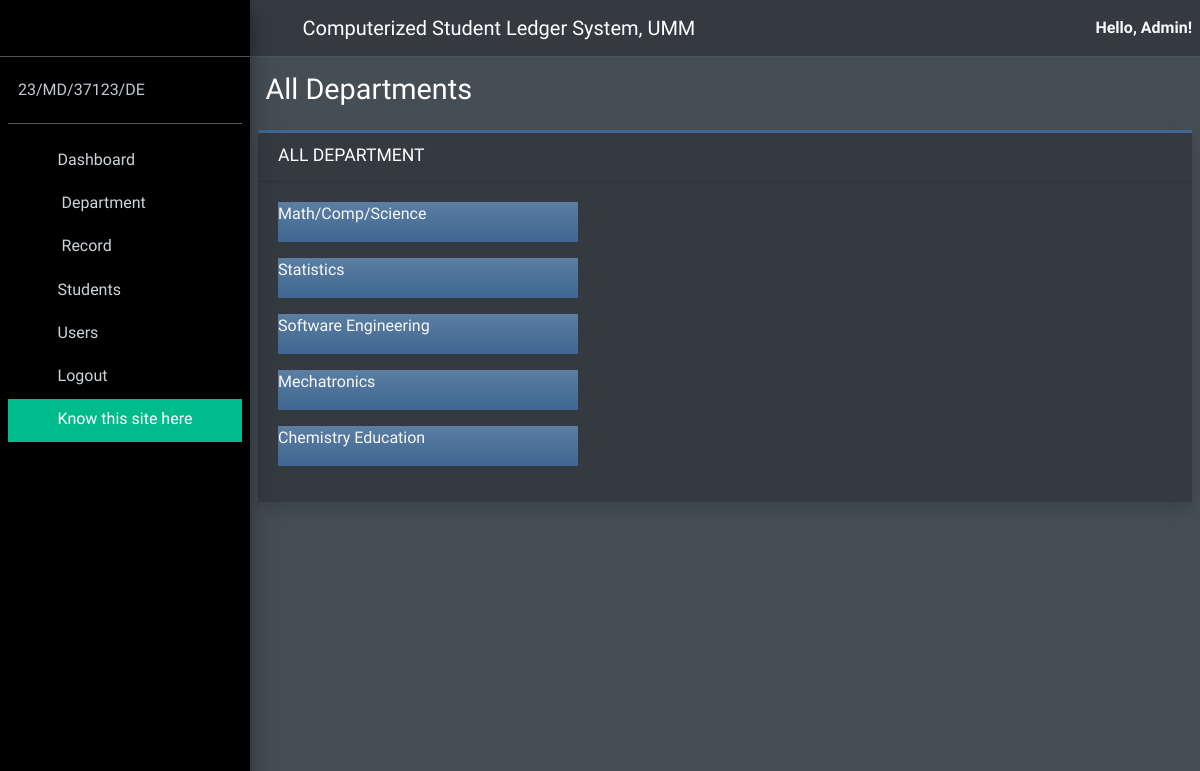
Before: /all/department/ (signed in) with the older database file.
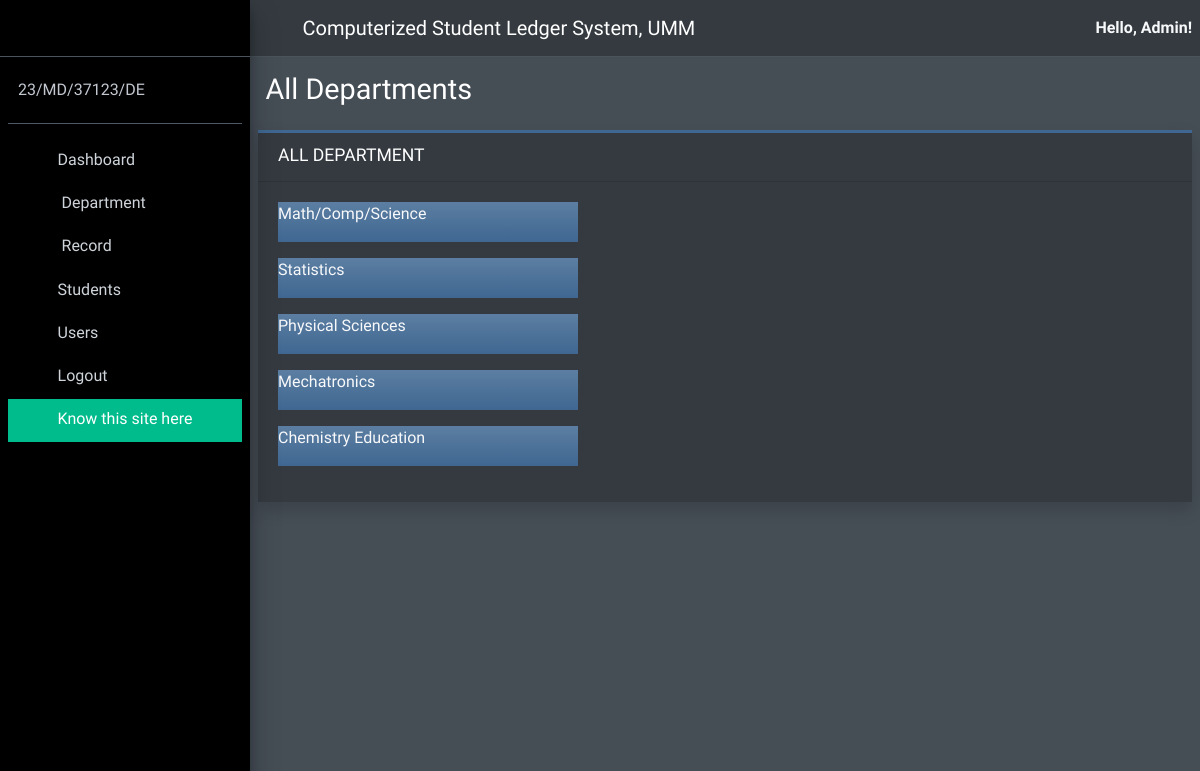
After: the same page with the newer database file.
### account/models.py (models this page shows, shortened)
class Department(models.Model):
    name = models.CharField(max_length=150)

### account/views.py (the view)
# urls.py: path('all/department/',AllDepartment.as_view(),name = 'all_dept'),
class AllDepartment(UserPassesTestMixin,ListView):
    model = Department
    template_name = 'all_dept.html'
    context_object_name = 'depts'
    def test_func(self):
        if self.request.user.is_superuser:
            return True
        return False

### templates/all_dept.html (shortened to what this page needs)
{%extends 'base.html'%}
{%block content%}
{%include 'header.html'%}
{%include 'side_bar.html'%}
<body class="hold-transition sidebar-mini dark-mode layout-fixed layout-navbar-fixed">
    <div class="wrapper">
      <div class="content-wrapper">
        <section class="content-header">
          <div class="container-fluid">
            <div class="row mb-2">
              <div class="col-sm-6">
                <h1>All Departments</h1>
              </div>
            </div>
          </div>
        </section>
        <section class="content">
          <div class="card card-outline card-primary rounded-0 shadow">
            <div class="card-header">
              <h3 class="card-title">ALL DEPARTMENT</h3>
              <div class="card-tools">
                <button type="button" class="btn btn-tool" data-card-widget="collapse" title="Collapse">
                  <i class="fas fa-minus"></i>
                </button>
              </div>
            </div>
            <div class="card-body">
             {%for dept in depts%}
             <a  href="{%url 'dept' dept.id%}" style="color: white;"><p class="bg-gradient-primary text-light" style="width: 300px; height: 40px;">{{dept.name}}</p></a>
             {%endfor%}
          </div>
        </div>
      </section>
{%endblock%}

Changed rows visible on the page:
changed Department: name "Software Engineering" → "Physical Sciences"
